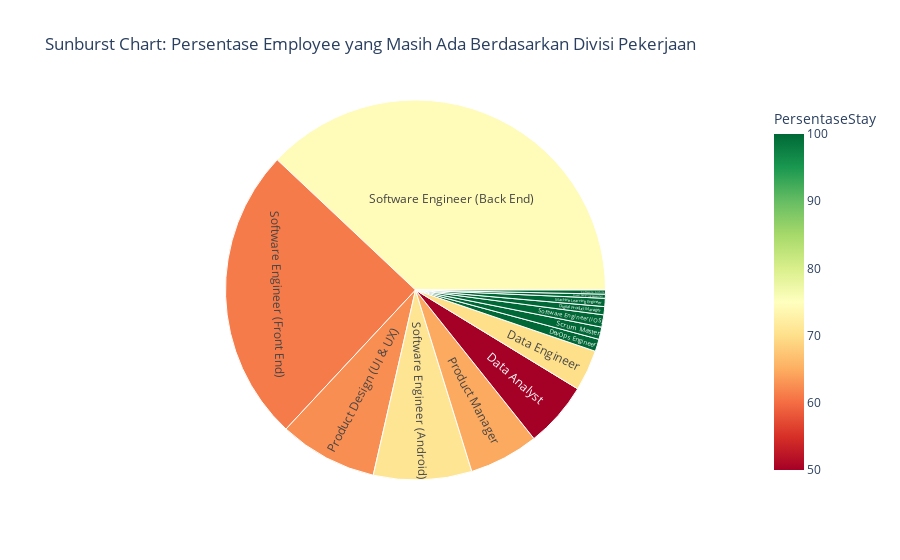

The cell this chart's notebook holds for it:
### Markdown cell above
## 3.4 Visualization Percentage of Remaining Employees

### Code cell
# Membuat Sunburst Chart untuk visualisasi persentase employee yang masih ada berdasarkan divisi pekerjaan
fig = px.sunburst(
    agg_combined,
    path=['Pekerjaan'],  # Sunburst di level pekerjaan
    values='JumlahEmployee',
    color='PersentaseStay',
    color_continuous_scale='RdYlGn',
    title='Sunburst Chart: Persentase Employee yang Masih Ada Berdasarkan Divisi Pekerjaan'
)

# Menampilkan plot
fig.show()

### Figure 1 — Plotly figure (JSON) as saved in the notebook; plotly's stock layout.template omitted (floating-point values rounded to 4 significant figures)
{"data": [{"branchvalues": "total", "customdata": [[50], [70], [100], [100], [100], [62.5], [100], [64.71], [100], [100], [70.83], [74.31], [61.11], [100]], "domain": {"x": [0, 1], "y": [0, 1]}, "hovertemplate": "labels=%{label}<br>JumlahEmployee=%{value}<br>parent=%{parent}<br>id=%{id}<br>PersentaseStay=%{color}<extra></extra>", "ids": ["Data Analyst", "Data Engineer", "DevOps Engineer", "Digital Product Manager", "Machine Learning Engineer", "Product Design (UI & UX)", "Product Design (UX Researcher)", "Product Manager", "Scrum Master", "Software Architect", "Software Engineer (Android)", "Software Engineer (Back End)", "Software Engineer (Front End)", "Software Engineer (iOS)"], "labels": ["Data Analyst", "Data Engineer", "DevOps Engineer", "Digital Product Manager", "Machine Learning Engineer", "Product Design (UI & UX)", "Product Design (UX Researcher)", "Product Manager", "Scrum Master", "Software Architect", "Software Engineer (Android)", "Software Engineer (Back End)", "Software Engineer (Front End)", "Software Engineer (iOS)"], "marker": {"coloraxis": "coloraxis", "colors": [50, 70, 100, 100, 100, 62.5, 100, 64.71, 100, 100, 70.83, 74.31, 61.11, 100]}, "name": "", "parents": ["", "", "", "", "", "", "", "", "", "", "", "", "", ""], "type": "sunburst", "values": [16, 10, 3, 2, 2, 24, 1, 17, 3, 1, 24, 109, 72, 3]}], "layout": {"coloraxis": {"colorbar": {"title": {"text": "PersentaseStay"}}, "colorscale": [[0, "rgb(165,0,38)"], [0.1, "rgb(215,48,39)"], [0.2, "rgb(244,109,67)"], [0.3, "rgb(253,174,97)"], [0.4, "rgb(254,224,139)"], [0.5, "rgb(255,255,191)"], [0.6, "rgb(217,239,139)"], [0.7, "rgb(166,217,106)"], [0.8, "rgb(102,189,99)"], [0.9, "rgb(26,152,80)"], [1, "rgb(0,104,55)"]]}, "legend": {"tracegroupgap": 0}, "title": {"text": "Sunburst Chart: Persentase Employee yang Masih Ada Berdasarkan Divisi Pekerjaan"}}}
